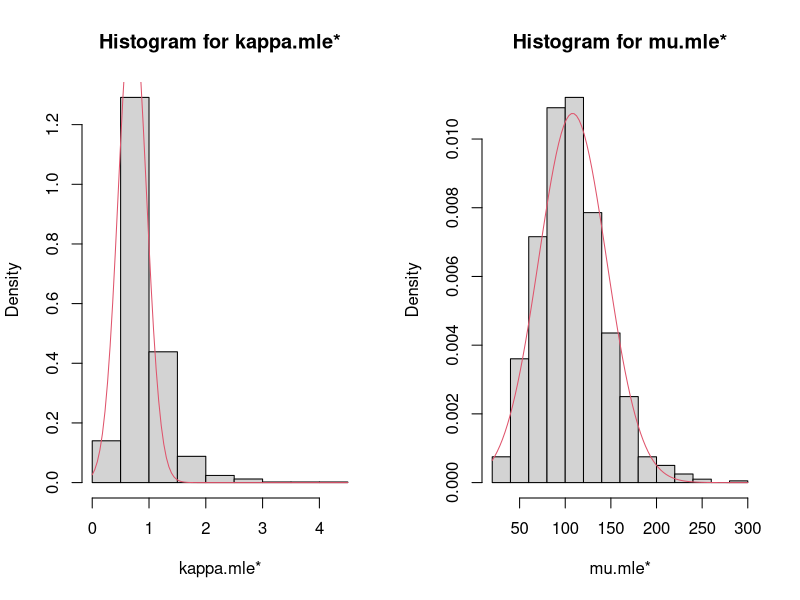
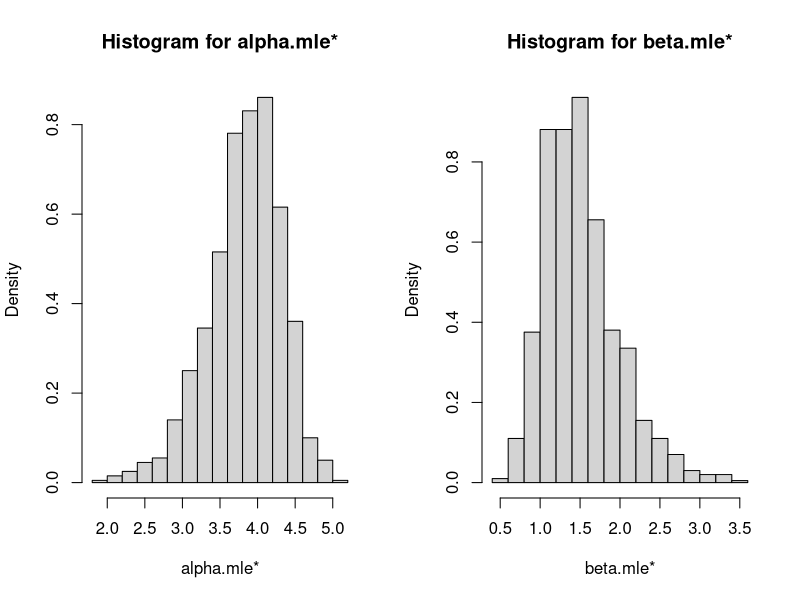
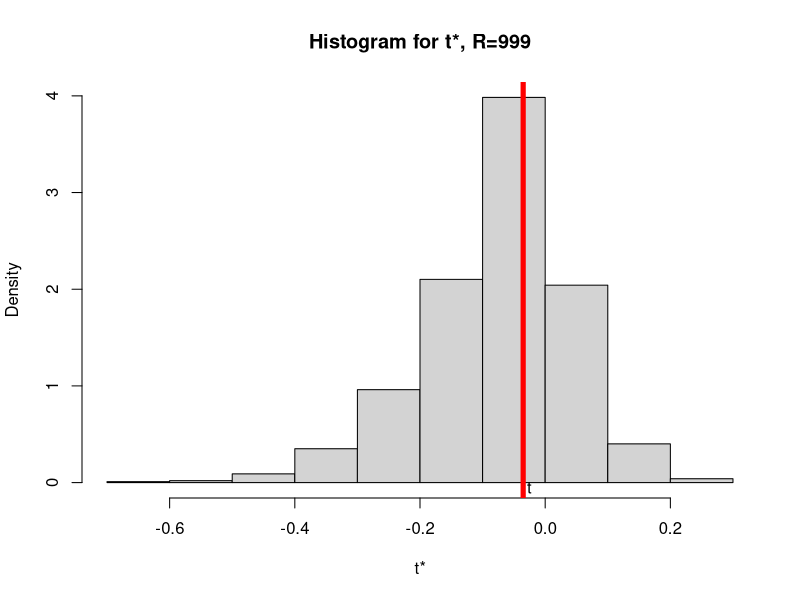

Write the R code that produced these figures, in order. (Note: this script raises an error after producing the figures.)
################################################################
#  NAME: Chris Bilder                                          #
#  DATE: 2-4-06,                                               #
#  UPDATE: 10-24-07                                            #
#  PURPOSE: Example 4.5                                        #
#  NOTES:                                                      #
################################################################


################################################################
# The data

  library(boot)
  
  aircondit #Could also simply type in the data
  n<-nrow(aircondit)
  
  #MLEs for lognormal 
  alpha.hat<-mean(log(aircondit$hours))
  beta.hat<-sqrt((n-1)*var(log(aircondit$hours))/n)
  data.frame(alpha.hat, beta.hat)
  
 
  #This was my original way to find MLEs in Chapter 2.  
  #  See later code for a better way which forces kappa.hat and mu.hat > 0.  
  #  Note the function returns -log likelihood function for a gamma(alpha, beta)
   #-log likelihood function for a gamma(kappa, mu)
    logL<-function(par.gam, data) {

      kappa<-par.gam[1]
      mu<-par.gam[2]
      n<-length(data)
  
      #optim() finds a minimum so I need to put a negative here since want a max
      -(-n*lgamma(kappa) + n*kappa*log(kappa) - n*kappa*log(mu) - kappa/mu * sum(data) + (kappa-1)*sum(log(data)))

    }

    #MOM estimators - used as starting points
    par.gam<-c(mean(aircondit$hours)^2/var(aircondit$hours), mean(aircondit$hours))
    #Find MLEs (default method did not produce convergence)
    save.opt<-optim(par = par.gam, fn = logL, data = aircondit$hours, control=list(trace = 0, maxit=10000), method = "BFGS",
                    hessian = TRUE)
    save.opt
    kappa.hat<-save.opt$par[1]
    mu.hat<-save.opt$par[2]
    
    
 
##############################################################################
#  Take resamples and find mle* under H_o
#    I modified the gammaLoglik code from http://finzi.psych.upenn.edu/R/Rhelp02a/archive/23795.html
#    When I tried to use my own function (see above and example2.5_2.6... .R), I was having problems with
#    obtaining negative estimates of alpha for the resamples.  The gammaLoglik code solves the problem!  
#    As you can see, the key was to work with the log parameters and use exp( ) to get them back on the correct scale.

  gammaLoglik <- function(par.gam, data, negative=TRUE){ 
    logkappa <- par.gam[1]
    logmu <- par.gam[2]
    lglk <- sum(dgamma(data, shape=exp(logkappa), scale=exp(logmu-logkappa), log=TRUE)) 
    if(negative) return(-lglk) else return(lglk) 
  } 
  
  #Test evaluations of the gammaLoglik function 
  tst <- rgamma(n = 10, shape = 1)  
  gammaLoglik(par.gam = c(1, 1), data = tst) 
  gammaLoglik(par.gam = log(par.gam), data = aircondit$hours) 
  gammaLoglik(par.gam = log(c(kappa.hat, mu.hat)), data = aircondit$hours) 

  #Test it out on the observed data
  save.it<-optim(par = log(par.gam), fn = gammaLoglik, data = aircondit$hours,
               control=list(trace = 0, maxit = 10000), method = "BFGS", hessian = TRUE)
  save.it
  exp(save.it$par)
  kappa.hat<-exp(save.it$par)[1]
  mu.hat<-exp(save.it$par)[2]
  data.frame(kappa.hat, mu.hat)
  
  
  #Get estimated covariance matrix for parameter estimates using MLE theory
  #  In other words, find the inverse of the estimated Fisher information matrix
  #  Don't divide by n since already in there - see p. 128 of Ferguson (1996)
  #  since Fisher_n(theta) = n*Fisher_1(theta).  save.it$hessian is a numerical 
  #  evaluation of Fisher_n(theta).  
  cov.log.est.par<-solve(save.it$hessian)
  cov.log.est.par
  #This is using multivariate delta-method
  g.dot<-matrix(c(exp(save.it$par[1]),0,0,exp(save.it$par[2])), nrow = 2, ncol = 2)
  cov.mat<-g.dot %*% cov.log.est.par %*% g.dot
  sqrt(cov.mat[1,1])  #Estimated standard deviation of kappa.hat
  sqrt(cov.mat[2,2])  #Estimated standard deviation of mu.hat


  #Take resamples under H_o
  R<-999
  set.seed(6716)
  y0.star<-matrix(data = rgamma(n = n*R, shape = kappa.hat, scale = mu.hat/kappa.hat), nrow = R, ncol = n)
  y0.star[1,]    #r = 1


  #Function used when trying to find all of the mle* values
  find.est<-function(data, maxiter = 10000) {
     kappa.mom<-mean(data)^2/var(data) 
     mu.mom<-mean(data)
     par.gam<-c(kappa.mom, mu.mom)
    
     save<-optim(par = log(par.gam), fn = gammaLoglik, data = data,
                 control=list(trace = 0, maxit = maxiter), method = "BFGS", hessian = FALSE)

     alpha.hat.1<-mean(log(data))
     beta.hat.1<-sqrt((n-1)*var(log(data))/n)
  
     c(exp(save$par), save$convergence, alpha.hat.1, beta.hat.1)
   }
   
  
   #Find the mle* values
   par.est.star<-apply(X = y0.star, FUN = find.est, MARGIN = 1)
   par.est.star[,1:5]       #check first few - notice how row #1 is alpha.hat.0*, row #2 is beta.hat.0*, ...
   
   sum(par.est.star[1,]<0)  #check for negative estimates from iterative procedure
   sum(par.est.star[2,]<0)  #check for negative estimates from iterative procedure
   sum(par.est.star[3,])    #check for nonconvergence in iterative procedure
   
   par(mfrow = c(1,2))
   hist(par.est.star[1,], main = "Histogram for kappa.mle*", freq=FALSE, xlab = "kappa.mle*") 
   curve(expr = dnorm(x, mean = kappa.hat, sd = sqrt(cov.mat[1,1])), col = 2, add = TRUE) 
   #May be reasonable as well to use the mean and sd of all of the kappa.mle* for the normal approximation above
   #  I am just using results from the asymptotic normality of MLEs

   hist(par.est.star[2,], main = "Histogram for mu.mle*", freq=FALSE, xlab = "mu.mle*")
   curve(expr = dnorm(x, mean = mu.hat, sd = sqrt(cov.mat[2,2])), col = 2, add = TRUE) 

   #Normal approximation put on plots just for fun :)
   #  Why are the normal approximations not good?  Remember that I am using the asymptotic distribution
   #  for MLEs here.  My sample size is only 12 for each parameter estimate* calculated
   
   
   par(mfrow = c(1,2))
   hist(par.est.star[4,], main = "Histogram for alpha.mle*", freq=FALSE, xlab = "alpha.mle*")
   hist(par.est.star[5,], main = "Histogram for beta.mle*", freq=FALSE, xlab = "beta.mle*")
    


###############################################################################
# Find test statistic and p-value
 
  calc.t<-function(all, n) {
    data<-all[1:n]
    kappa<-all[n+1]
    mu<-all[n+2]
    alpha<-all[n+3]
    beta<-all[n+4]
       
    #Note: This is 1/n * sum( log(f_0) - log(f_1)) which has f_0 and f_1 reversed from BMA.
    #t<-1/n * (sum(dgamma(x = data, shape = alpha0, scale = beta0, log = TRUE))  -
    #          sum(dlnorm(x = data, meanlog = alpha1, sdlog = beta1, log = TRUE)))
  
    t<-1/n * (sum(dlnorm(x = data, meanlog = alpha, sdlog = beta, log = TRUE)) -
              sum(dgamma(x = data, shape = kappa, scale = mu/kappa, log = TRUE)))           
    lrt.usual.form<--2*(sum(dgamma(x = data, shape = kappa, scale = mu/kappa, log = TRUE))  -
                        sum(dlnorm(x = data, meanlog = alpha, sdlog = beta, log = TRUE)))
    c(t, lrt.usual.form)
  }
 
    
  #Need to put resamples and parameter estimates into one data set for function
  each0<-cbind(y0.star, t(par.est.star[-3,]))
  head(each0)
  
  #Find t and t.star
  t.star<-apply(X = each0, FUN = calc.t, MARGIN = 1, n = n)
  t<-calc.t(all = c(aircondit$hours, kappa.hat, mu.hat, alpha.hat, beta.hat), n = n)
  
  
  #Histogram in Figure 4.2
  par(mfrow = c(1,1))
  hist(x = t.star[1,], main = "Histogram for t*, R=999", xlab = "t*", freq = FALSE)   
  abline(v = t[1], col = "red", lwd = 5)
  text(x = t[1]+0.01, y = -0.05, labels = "t")

  #P-value 
  (1 + sum(t.star[1,]>t[1]))/(R + 1)


  #P-value 
  (1 + sum(t.star[2,]>t[2]))/(R + 1)



  #Work used to figure out how to calculate f_1  
  #dlnorm(x = aircondit$hours, meanlog = alpha.hat.1, sdlog = beta.hat.1, log = FALSE)
  #1/(beta.hat.1*aircondit$hours) * dnorm(log(aircondit$hours), alpha.hat.1, beta.hat.1)
  #1/(beta.hat.1*aircondit$hours) * dnorm((log(aircondit$hours)- alpha.hat.1)/beta.hat.1, mean = 0, sd = 1)
  
  
  
  
#################################################################################
#  Show how MLEs can be found numerically for f_1
#    This is not used anywhere else in the program and is only presented
#    for illustrative purposes. 

   logL2<-function(par.gam, data) {

      alpha<-par.gam[1]
      beta<-par.gam[2]
      n<-length(data)
  
      #optim() finds a minimum so I need to put a negative here since want a max
      -sum(dlnorm(x = data, meanlog = alpha, sdlog = beta, log = TRUE))

    }

    #Find MLEs 
    save.opt<-optim(par = c(alpha.hat.1, beta.hat.1), fn = logL2, data = aircondit$hours, 
                    control=list(trace = 0, maxit=10000), method = "BFGS",)
    save.opt
 
 
  
######################################################################################
#  Code can be modified below to do the shading of the histogram in Figure 4.2
#    This is not used anywhere else in the program and is only presented
#    for illustrative purposes. 
 
  par(mfrow = c(1,1))
  save.hist<-hist(x = t.star, main = "Histogram for t*, R=999", xlab = "t*", freq = FALSE)   
  
  #Shade under histogram - found code on R listserv for confshade
  confshade <- function(x,ylo,yhi,col=8) {
    n <- length(x)
    for (i in 1:(n-1)) {
      polygon(c(x[i],x[i+1],x[i+1],x[i]),c(ylo[i],ylo[i+1],yhi[i+1],yhi[i]),
        col=col,border=F)
    }
  }
  
  #This does whole histogram
  confshade(x =  c(save.hist$breaks[1], rep(save.hist$breaks[2:(length(save.hist$breaks)-1)], each = 2), 
                   save.hist$breaks[length(save.hist$breaks)]), 
            ylo = rep(0, times = length(save.hist$density), each = 2), 
            yhi = rep(save.hist$density, each = 2), col = "red")
  
  
  
  
##############################################################################
#  BMA's estimation method for kappa using their gamma definition. 
#    This is not used anywhere else in the program and is only presented
#    for illustrative purposes. 

  find.kappa<-function(kappa, data) {
     log(kappa) - digamma(kappa) - log(mean(data)) + mean(log(data))
   }

  save<-uniroot(find.kappa, c(0.00001, 10000), data = aircondit$hours)
  kappa<-save$root   
  save
  






#
